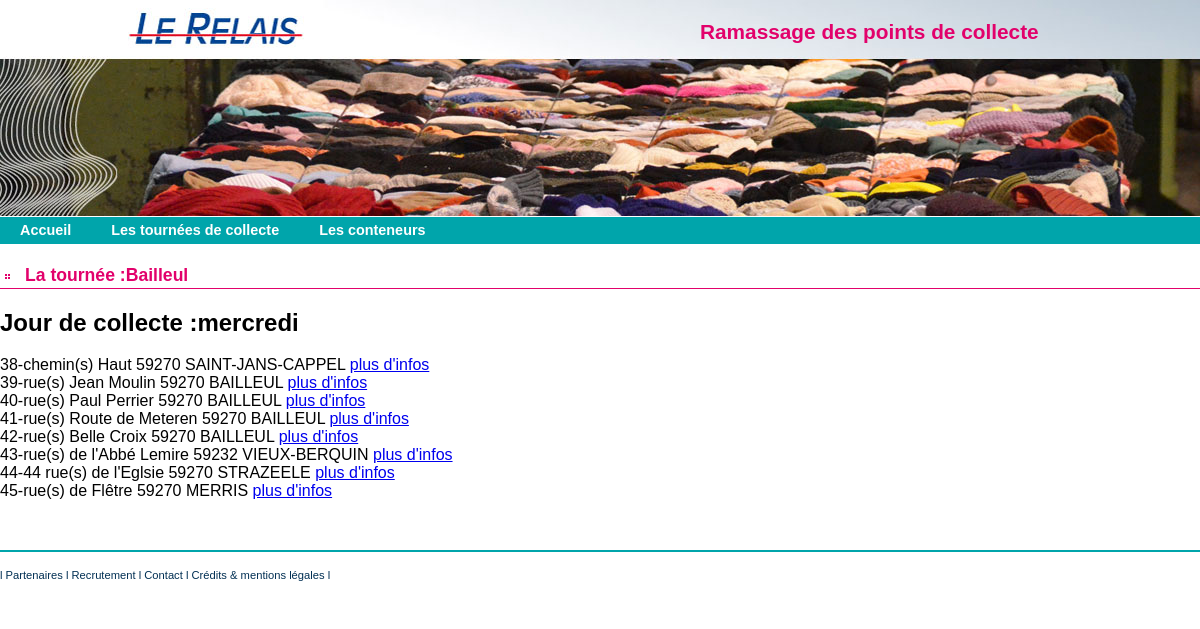
The app's page /index.php/C_tournee/detail/5 with its own data.
### tables this page shows
CREATE TABLE `tourneestandard` (
  `Id` int(10) NOT NULL,
  `CamionId` int(10) NOT NULL,
  `Nom` varchar(255) NOT NULL,
  `JourCollecte` varchar(255) DEFAULT NULL
);

CREATE TABLE `conteneur` (
  `Id` int(10) NOT NULL,
  `TourneeStandardId` int(10) DEFAULT NULL,
  `AddrEmplacement` varchar(255) DEFAULT NULL,
  `LatLng` varchar(255) DEFAULT NULL,
  `RefSigfox` varchar(255) DEFAULT NULL,
  `CoefSurface` float DEFAULT NULL,
  `VolumeMax` float DEFAULT NULL,
  `VolumeMesureActuel` float DEFAULT NULL,
  `DateDerniereCollecte` date DEFAULT NULL
);

### application/controllers/C_tournee.php (called while the page is built, shortened)
<?php
class C_tournee extends CI_Controller {
    public function detail(){
        $this->load->helper("url");
        $data['title'] = "Detail";
        $this->load->model('M_tournee');
        $array_resultat = $this->M_tournee->select_detail_by_tournee($this->uri->segment(3));
        $data['result'] = $array_resultat;
        $page = $this->load->view('tournees/V_detail_tournee', $data, true);
        $this->load->view('commun/V_template', array('contenu' => $page));
    }
}

### index.php (called while the page is built, shortened)
<?php
require_once BASEPATH.'core/CodeIgniter.php';

### application/models/M_tournee.php (called while the page is built, shortened)
<?php
class M_tournee extends CI_Model {
    public function select_detail_by_tournee($idtournee) {
        $query = $this->db->select('conteneur.Id, conteneur.AddrEmplacement, tourneestandard.Nom, tourneestandard.JourCollecte')
                ->from('conteneur, tourneestandard')
                ->where('conteneur.TourneeStandardId = tourneestandard.Id')
                ->where('tourneestandard.Id = '.$idtournee)
                ->get();
        return $query->result_array();
    }
}

### application/views/tournees/V_detail_tournee.php (the view, shortened to what this page needs)
<article>
    <h1>La tournée :<?php echo $result[0]['Nom'] ?> </h1>
    <h2>Jour de collecte :<?php echo $result[0]['JourCollecte'] ?> </h2>
    <?php
    foreach ($result as $row) {
        echo $row['Id'] . "-";
        echo $row['AddrEmplacement'];
        ?>
        <a href="<?php echo site_url("C_conteneur/detail/" . $row['Id']); ?>">plus d'infos</a>
        <?php
        echo "<br/>";
    }
    ?>
</article>

### assets/css/conteneurs.css (style rules this page uses)
body { font: 100% Verdana, Arial, Helvetica, sans-serif; background-color: #FFFFFF; margin: 0; padding: 0; text-align: center; color: #000000; background-image: url(img/back.jpg); background-repeat: no-repeat; background-position: top center; }
article h1 { padding-left: 25px ; line-height: 25px ; font-size: 110% ; background: url(img/puce_h1.png) no-repeat left bottom ; color: rgb(226,1,107) ; border-bottom: 1px solid rgb(226,1,107) ; }
article { clear: both; }

### records on screen
tourneestandard: Nom "Bailleul", JourCollecte "mercredi"
conteneur: Id "38", AddrEmplacement "chemin(s) Haut 59270 SAINT-JANS-CAPPEL"
conteneur: Id "39", AddrEmplacement "rue(s) Jean Moulin 59270 BAILLEUL"
conteneur: Id "40", AddrEmplacement "rue(s) Paul Perrier 59270 BAILLEUL"
conteneur: Id "41", AddrEmplacement "rue(s) Route de Meteren 59270 BAILLEUL"
conteneur: Id "42", AddrEmplacement "rue(s) Belle Croix 59270 BAILLEUL"
conteneur: Id "43", AddrEmplacement "rue(s) de l'Abbé Lemire 59232 VIEUX-BERQUIN"
conteneur: Id "44", AddrEmplacement "44 rue(s) de l'Eglsie 59270 STRAZEELE"
conteneur: Id "45", AddrEmplacement "rue(s) de Flêtre 59270 MERRIS"
